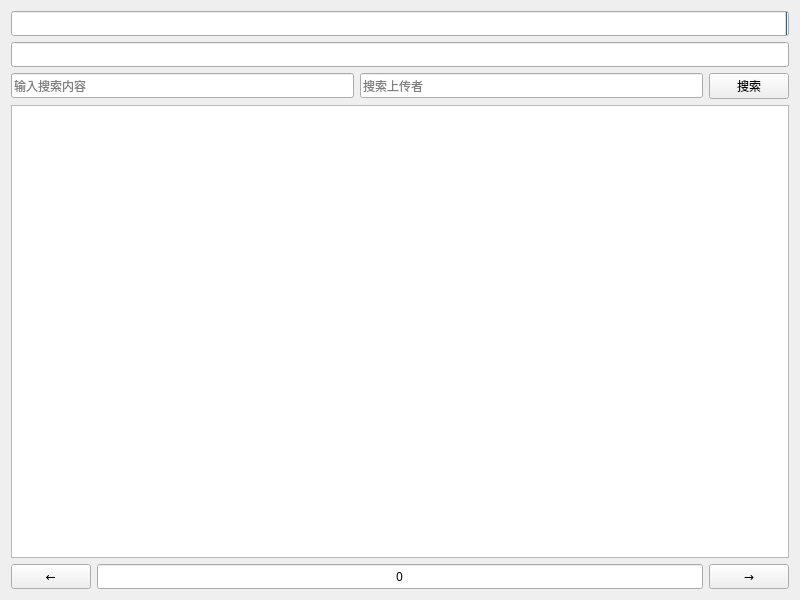
<?xml version="1.0" encoding="UTF-8"?>
<ui version="4.0">
 <class>GamieHentaiMainWindow</class>
 <widget class="QWidget" name="GamieHentaiMainWindow">
  <property name="geometry">
   <rect>
    <x>0</x>
    <y>0</y>
    <width>800</width>
    <height>600</height>
   </rect>
  </property>
  <property name="font">
   <font>
    <family>Arial Black</family>
   </font>
  </property>
  <property name="windowTitle">
   <string>ehentai viewer </string>
  </property>
  <layout class="QVBoxLayout" name="verticalLayout">
   <item>
    <widget class="QProgressBar" name="progressBar_load_progress">
     <property name="value">
      <number>0</number>
     </property>
     <property name="textVisible">
      <bool>false</bool>
     </property>
     <property name="orientation">
      <enum>Qt::Horizontal</enum>
     </property>
     <property name="invertedAppearance">
      <bool>true</bool>
     </property>
    </widget>
   </item>
   <item>
    <layout class="QHBoxLayout" name="horizontalLayout">
     <item>
      <widget class="QLineEdit" name="lineEdit_url"/>
     </item>
    </layout>
   </item>
   <item>
    <layout class="QHBoxLayout" name="horizontalLayout_search_box">
     <property name="bottomMargin">
      <number>0</number>
     </property>
     <item>
      <widget class="QLineEdit" name="lineEdit_search">
       <property name="placeholderText">
        <string>输入搜索内容</string>
       </property>
      </widget>
     </item>
     <item>
      <widget class="QLineEdit" name="lineEdit_uploader">
       <property name="placeholderText">
        <string>搜索上传者</string>
       </property>
      </widget>
     </item>
     <item>
      <widget class="QPushButton" name="pushButton_search">
       <property name="text">
        <string>搜索</string>
       </property>
      </widget>
     </item>
    </layout>
   </item>
   <item>
    <widget class="QListWidget" name="listWidget_main_index_list">
     <property name="font">
      <font>
       <family>Consolas</family>
      </font>
     </property>
    </widget>
   </item>
   <item>
    <layout class="QHBoxLayout" name="horizontalLayout_index_box">
     <property name="bottomMargin">
      <number>0</number>
     </property>
     <item>
      <widget class="QPushButton" name="pushButton_prev">
       <property name="text">
        <string>←</string>
       </property>
      </widget>
     </item>
     <item>
      <widget class="QLineEdit" name="lineEdit_skip_page">
       <property name="text">
        <string>0</string>
       </property>
       <property name="alignment">
        <set>Qt::AlignCenter</set>
       </property>
       <property name="placeholderText">
        <string>输入跳转页数</string>
       </property>
      </widget>
     </item>
     <item>
      <widget class="QPushButton" name="pushButton_next">
       <property name="text">
        <string>→</string>
       </property>
      </widget>
     </item>
    </layout>
   </item>
  </layout>
 </widget>
 <resources/>
 <connections/>
</ui>
